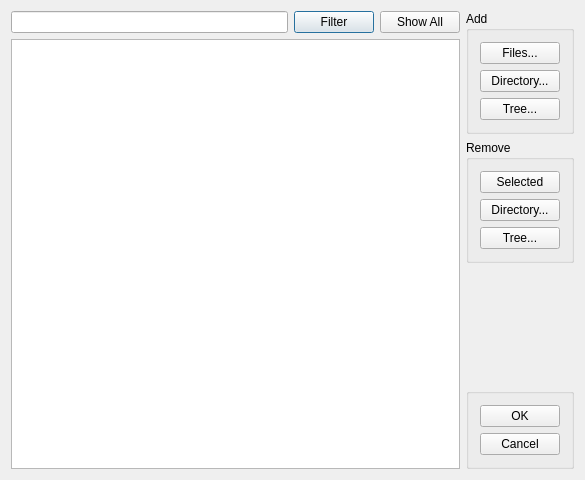
<?xml version="1.0" encoding="UTF-8"?>
<ui version="4.0">
 <class>ProjectFilesLayout</class>
 <widget class="QDialog" name="ProjectFilesLayout">
  <property name="geometry">
   <rect>
    <x>0</x>
    <y>0</y>
    <width>585</width>
    <height>480</height>
   </rect>
  </property>
  <property name="windowTitle">
   <string>Project Files</string>
  </property>
  <layout class="QHBoxLayout">
   <item>
    <layout class="QVBoxLayout">
     <item>
      <layout class="QHBoxLayout">
       <item>
        <widget class="QLineEdit" name="m_pFilterEdit"/>
       </item>
       <item>
        <widget class="QPushButton" name="m_pFilterButton">
         <property name="text">
          <string>Filter</string>
         </property>
        </widget>
       </item>
       <item>
        <widget class="QPushButton" name="m_pShowAllButton">
         <property name="text">
          <string>Show All</string>
         </property>
        </widget>
       </item>
      </layout>
     </item>
     <item>
      <widget class="QTreeWidget" name="m_pFileList">
       <attribute name="headerVisible">
        <bool>false</bool>
       </attribute>
       <column>
        <property name="text">
         <string notr="true">1</string>
        </property>
       </column>
      </widget>
     </item>
    </layout>
   </item>
   <item>
    <layout class="QVBoxLayout">
     <item>
      <widget class="QGroupBox" name="groupBox1">
       <property name="title">
        <string>Add</string>
       </property>
       <layout class="QVBoxLayout" name="verticalLayout_3">
        <item>
         <widget class="QPushButton" name="m_pAddFilesButton">
          <property name="text">
           <string>Files...</string>
          </property>
         </widget>
        </item>
        <item>
         <widget class="QPushButton" name="m_pAddDirButton">
          <property name="text">
           <string>Directory...</string>
          </property>
         </widget>
        </item>
        <item>
         <widget class="QPushButton" name="m_pAddTreeButton">
          <property name="text">
           <string>Tree...</string>
          </property>
         </widget>
        </item>
       </layout>
      </widget>
     </item>
     <item>
      <widget class="QGroupBox" name="groupBox2">
       <property name="title">
        <string>Remove</string>
       </property>
       <layout class="QVBoxLayout" name="verticalLayout_4">
        <item>
         <widget class="QPushButton" name="m_pRemSelButton">
          <property name="text">
           <string>Selected</string>
          </property>
         </widget>
        </item>
        <item>
         <widget class="QPushButton" name="m_pRemDirButton">
          <property name="text">
           <string>Directory...</string>
          </property>
         </widget>
        </item>
        <item>
         <widget class="QPushButton" name="m_pRemTreeButton">
          <property name="text">
           <string>Tree...</string>
          </property>
         </widget>
        </item>
       </layout>
      </widget>
     </item>
     <item>
      <spacer name="spacer3">
       <property name="orientation">
        <enum>Qt::Vertical</enum>
       </property>
       <property name="sizeType">
        <enum>QSizePolicy::Expanding</enum>
       </property>
       <property name="sizeHint" stdset="0">
        <size>
         <width>21</width>
         <height>118</height>
        </size>
       </property>
      </spacer>
     </item>
     <item>
      <widget class="QGroupBox" name="groupBox3_2">
       <property name="title">
        <string/>
       </property>
       <layout class="QVBoxLayout" name="verticalLayout_5">
        <item>
         <widget class="QPushButton" name="m_pOKButton">
          <property name="text">
           <string>OK</string>
          </property>
         </widget>
        </item>
        <item>
         <widget class="QPushButton" name="m_pCancelButton">
          <property name="text">
           <string>Cancel</string>
          </property>
         </widget>
        </item>
       </layout>
      </widget>
     </item>
    </layout>
   </item>
  </layout>
  <zorder>m_pAddDirButton</zorder>
 </widget>
 <layoutdefault spacing="6" margin="11"/>
 <pixmapfunction>qPixmapFromMimeSource</pixmapfunction>
 <resources/>
 <connections/>
</ui>
